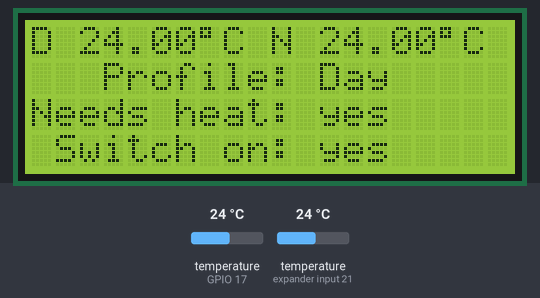
A sketch run on a simulated ESP32. Parts: 20×4 character LCD. Inputs (shaded band) come from the test bench; at power-on: temperature (sensors on GPIO 17, expander input 21) 24 °C. The local clock reads 2024-03-15 10:24:30 at power-on unless the sketch sets it; what the sketch prints to the serial monitor is not drawn.

Above: at 2.2 s.
2.3 s: temperature (sensor on GPIO 17) set to 37.5 °C
At 5.3 s:
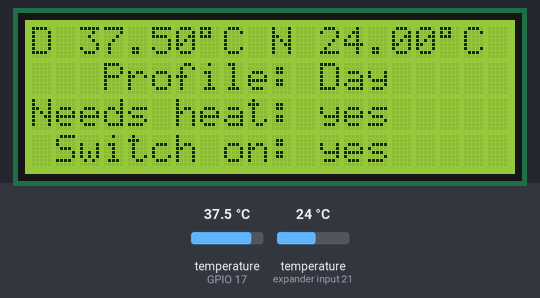
5.6 s: temperature (sensor on GPIO 17) set to 38.7 °C
At 7.7 s:
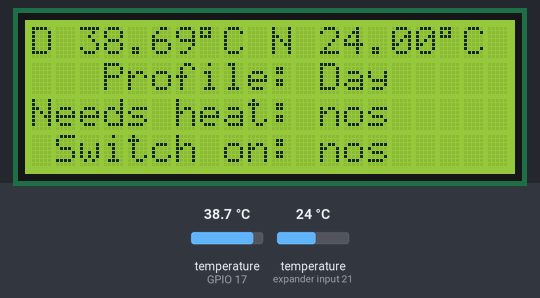
10.5 s: temperature (sensor on expander input 21) set to 12 °C
At 11.2 s:
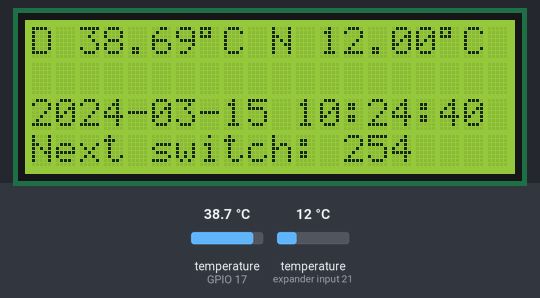
15.4 s: temperature (sensor on expander input 21) set to 8 °C
At 17.1 s:
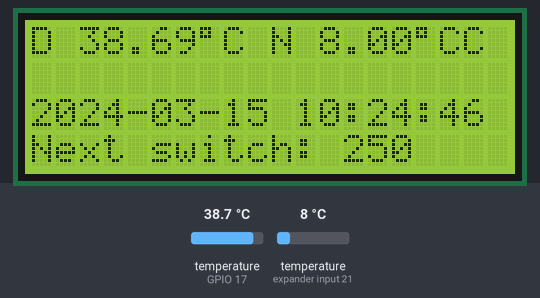
20.3 s: temperature (sensor on GPIO 17) set to 19 °C
At 22.4 s:
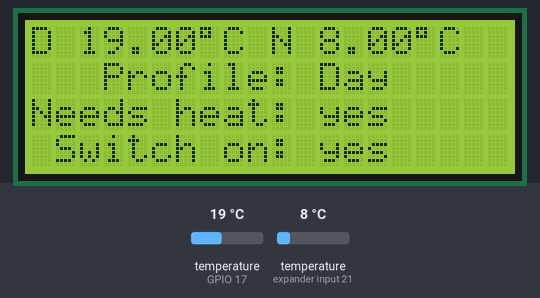
23.0 s: temperature (sensor on GPIO 17) set to 8 °C
At 25.3 s:
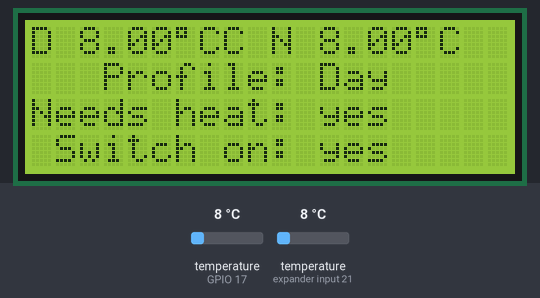
Timing chart, 0 to 26.6 s (numbered marks = the images above; inputs shaded):
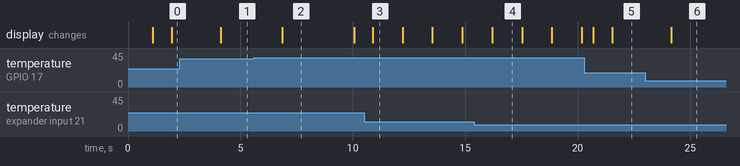

Measured:
- the behaviour switches between 37.9 and 38 °C on temperature (sensor on GPIO 17) (found by bisection; images 1 and 2)
- after the input at 2.3 s, the display: changes after 1.8 s (image 1)
- after the input at 5.6 s, the display: changes after 1.3 s (image 2)
- after the input at 15.4 s, the display: changes after 0.80 s (image 4)
- after the input at 20.3 s, the display: first differs from a run without the input after 1.2 s (image 5)
- after the input at 23.0 s, the display: changes after 1.2 s (image 6)
- what the display in image 2 shows lasts 3.2 s, from 6.9 s to 10.1 s

The sketch:

hoermi-esp32.ino
```cpp
#include <SPI.h>

// DISPLAY
#include <Wire.h>               // Library for I2C communication
#include <LiquidCrystal_I2C.h>  // Library for LCD
// Wiring: SDA pin is connected to A4 and SCL pin to A5.
// Connect to LCD via I2C, default address 0x27 (A0-A2 not jumpered)
LiquidCrystal_I2C lcd = LiquidCrystal_I2C(0x27, 20, 4);  // Change to (0x27,20,4) for 20x4 LCD.


// TEMPERATURE EXT
// https://lastminuteengineers.com/multiple-ds18b20-arduino-tutorial/
#include <OneWire.h>
#include <DallasTemperature.h>
#define ONE_WIRE_BUS 17  //data = 4
OneWire oneWire(ONE_WIRE_BUS);
DallasTemperature sensors(&oneWire);

// RTC
//
#include <RTClib.h>
RTC_DS1307 rtc;

// RC
// https://daniel-ziegler.com/arduino/mikrocontroller/2017/06/16/Funksteckdose-arduino/
#include <RCSwitch.h>
RCSwitch sender = RCSwitch();

void setup() {
  Serial.begin(9600);
  Wire.begin();

  setupDisplay();
  setupTempSensors();
  setupRtc();
  setupRc();
}

void setupDisplay(void) {
  lcd.init();
  lcd.backlight();
}

void setupTempSensors() {
  sensors.begin();

  lcd.clear();
  print("Temp. sensors: ");
  print(String(sensors.getDeviceCount()));

  delay(1000);
  lcd.clear();
}

void setupRtc() {
#ifndef ESP32
  while (!Serial)
    ;
#endif

  if (!rtc.begin()) {
    Serial.println("Couldn't find RTC");
    //Serial.flush();
    //abort();
  }

  if (!rtc.isrunning()) {
    Serial.println("RTC is NOT running, let's set the time!");
    rtc.adjust(DateTime(F(__DATE__), F(__TIME__)));
  }
}

void setupRc() {
  sender.enableTransmit(14);
  sender.setProtocol(1);
  sender.setPulseLength(415);
}

float dayTemp;
float nightTemp;
int currentStep = 0;
// 1 step = 2.3 sec -> 10 min = 260 steps
const int SWITCH_INTERVAL_STEPS = 260;
boolean lastDisplay = true;

void loop() {

  DateTime time = rtc.now();

  if ((time.second() / 10) % 2 == 0) {
    displayStatus();
  } else {
    displaySwitch();
  }

  if (currentStep == 0) {
    checkAndSwitchHeating();
  }

  delay(500);
  stepOrReset();
}

void displayTemp() {
  sensors.requestTemperatures();
  dayTemp = sensors.getTempCByIndex(0);
  nightTemp = sensors.getTempCByIndex(1);

  lcd.setCursor(0, 0);

  print("D ");
  print(String(dayTemp));
  print(String((char)223));
  print("C");

  lcd.setCursor(10, 0);
  print("N ");
  print(String(nightTemp));
  print(String((char)223));
  print("C");
}

void displayStatus() {
  if (lastDisplay) {
    lcd.clear();
  }

  lastDisplay = false;

  //Line 1: Temperature
  displayTemp();

  DateTime time = rtc.now();
  //int startTime = time.unixtime();

  //Line 3: Current time
  lcd.setCursor(0, 2);
  print(String(time.timestamp(DateTime::TIMESTAMP_DATE)));
  print(" ");
  print(String(time.timestamp(DateTime::TIMESTAMP_TIME)));

  //Line 4: Next switch
  lcd.setCursor(0, 3);
  int remaining = SWITCH_INTERVAL_STEPS - currentStep;
  if (remaining != 0) {
    print("Next switch: ");
    print(String(remaining));
  } else {
    print("Switching...");
  }
}

void displaySwitch() {
  if (!lastDisplay) {
    lcd.clear();
  }

  lastDisplay = true;

  //Line 1: Temperature
  displayTemp();

  //Line 2: Day/Night Mode
  lcd.setCursor(0, 1);
  print("   Profile: ");
  print(isDay() ? "Day" : "Night");

  //Line 3: Temp Limit
  lcd.setCursor(0, 2);
  print("Needs heat: ");
  if (isDay()) {
    print(needsHeatingDay() ? "yes" : "no");
  } else {
    print(needsHeatingNight() ? "yes" : "no");
  }

  //Line 4: Switch status
  lcd.setCursor(0, 3);
  print(" Switch on: ");
  if (isDay()) {
    print(shouldSwitchOnDay() ? "yes" : "no");
  } else {
    print(shouldSwitchOnNight() ? "yes" : "no");
  }
}

void displayNight() {
}

void stepOrReset() {
  if (currentStep >= SWITCH_INTERVAL_STEPS) {
    currentStep = 0;
  } else {
    currentStep = currentStep + 1;
  }
}

void checkAndSwitchHeating() {
  if (shouldSwitchOnDay()) {
    heating(1, true);
  } else {
    heating(1, false);
  }

  if (shouldSwitchOnNight()) {
    heating(2, true);
  } else {
    heating(2, false);
  }
}

bool shouldSwitchOnDay() {
  return (isDay() && needsHeatingDay());
}

bool shouldSwitchOnNight() {
  //return (!isDay() && needsHeatingNight());
  return needsHeatingNight();
}

bool needsHeatingDay() {
  return dayTemp < 38;
}

bool needsHeatingNight() {
  return nightTemp < 15;
}

bool isDay() {
  DateTime time = rtc.now();
  int hour = time.hour();
  return (hour >= 9 && hour < 15);
}

void heating(int id, bool state) {
  if (id == 1) {
    if (state) {
      sender.send("000101010001010101010101");
    } else {
      sender.send("000101010001010101010100");
    }
  }

  if (id == 2) {
    if (state) {
      sender.send("000101010100010101010101");
    } else {
      sender.send("000101010100010101010100");
    }
  }
}

void print(String value) {
  lcd.print(value);
  Serial.println(value);
}
```
